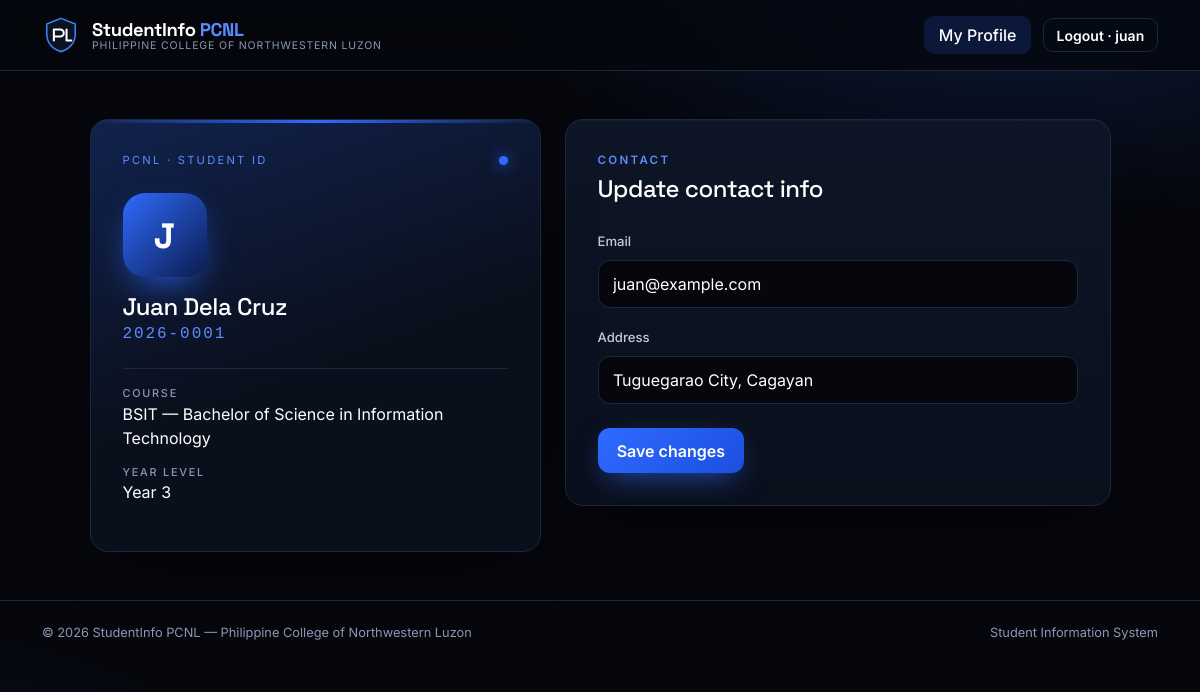
The app's page /profile.php (signed in) with its own data.
### tables this page shows
CREATE TABLE students (
    id INT AUTO_INCREMENT PRIMARY KEY,
    user_id INT NOT NULL UNIQUE,
    student_no VARCHAR(9) NOT NULL UNIQUE,
    full_name VARCHAR(100) NOT NULL,
    email VARCHAR(100) NOT NULL UNIQUE,
    course_id INT NOT NULL,
    year_level TINYINT NOT NULL,
    address VARCHAR(200) NULL,
    FOREIGN KEY (user_id) REFERENCES users(id) ON DELETE CASCADE,
    FOREIGN KEY (course_id) REFERENCES courses(id)
);

CREATE TABLE courses (
    id INT AUTO_INCREMENT PRIMARY KEY,
    code VARCHAR(10) NOT NULL UNIQUE,
    name VARCHAR(100) NOT NULL
);

### config.php (called while the page is built, shortened)
<?php
function e($text): string
{
    return htmlspecialchars((string) $text, ENT_QUOTES, 'UTF-8');
}
function is_admin(): bool
{
    return ($_SESSION['role'] ?? '') === 'admin';
}

### profile.php (the view, shortened to what this page needs)
<?php
require 'config.php';
$stmt = $db->prepare('SELECT s.*, c.code, c.name AS course_name FROM students s JOIN courses c ON s.course_id = c.id WHERE s.user_id = ?');
$stmt->execute([$_SESSION['user_id']]);
$s = $stmt->fetch() ?: redirect('logout.php');
$initials = strtoupper(mb_substr($s['full_name'], 0, 1));
$page = 'profile'; $title = 'My Profile';
include 'header.php';
?>
<div class="row g-4 justify-content-center">
    <div class="col-lg-5">
        <div class="pcnl-card id-card">
            <div class="id-top"><span>PCNL · Student ID</span><span class="dot"></span></div>
            <div class="avatar"><?= e($initials) ?></div>
            <h2 class="h4 mt-3 mb-0"><?= e($s['full_name']) ?></h2>
            <p class="id-no"><?= e($s['student_no']) ?></p>
            <dl class="id-list">
                <dt>Course</dt><dd><?= e($s['code']) ?> — <?= e($s['course_name']) ?></dd>
                <dt>Year Level</dt><dd>Year <?= (int) $s['year_level'] ?></dd>
            </dl>
        </div>
    </div>
    <div class="col-lg-6">
        <div class="pcnl-card">
            <p class="eyebrow">Contact</p>
            <h2 class="h4 mb-4">Update contact info</h2>
            <form method="post">
                <div class="mb-3">
                    <label class="form-label">Email</label>
                    <input type="email" name="email" class="form-control" value="<?= e($s['email']) ?>" required maxlength="100">
                </div>
                <div class="mb-4">
                    <label class="form-label">Address</label>
                    <input type="text" name="address" class="form-control" value="<?= e($s['address']) ?>" maxlength="200">
                </div>
                <button type="submit" class="btn btn-pcnl">Save changes</button>
            </form>
        </div>
    </div>
</div>
<?php include 'footer.php'; ?>

### header.php (shortened to what this page needs)
<?php
$page  = $page  ?? '';
$logged = isset($_SESSION['user_id']);
?>
<!DOCTYPE html>
<html lang="en">
<head>
    <link href="https://cdn.jsdelivr.net/npm/bootstrap@5.3.3/dist/css/bootstrap.min.css" rel="stylesheet">
    <link href="style.css" rel="stylesheet">
</head>
<body>
<nav class="navbar navbar-expand-md pcnl-nav sticky-top">
    <div class="container">
        <a class="navbar-brand pcnl-brand" href="index.php">
            <span><strong>StudentInfo <em>PCNL</em></strong><small><?= APP_SCHOOL ?></small></span>
        </a>
        <div class="collapse navbar-collapse" id="menu">
            <ul class="navbar-nav ms-auto align-items-md-center gap-md-1">
            <?php if ($logged): ?>
                <?php if (is_admin()): ?>
                    <li class="nav-item"><a class="nav-link <?= $page === 'students' ? 'active' : '' ?>" href="students.php">Students</a></li>
                    <li class="nav-item"><a class="nav-link <?= $page === 'add' ? 'active' : '' ?>" href="student_form.php">Add Student</a></li>
                <?php else: ?>
                    <li class="nav-item"><a class="nav-link <?= $page === 'profile' ? 'active' : '' ?>" href="profile.php">My Profile</a></li>
                <?php endif; ?>
                <li class="nav-item ms-md-2"><a class="btn btn-pcnl-outline btn-sm" href="logout.php">Logout · <?= e($_SESSION['username']) ?></a></li>
            <?php else: ?>
                <li class="nav-item"><a class="nav-link <?= $page === 'login' ? 'active' : '' ?>" href="login.php">Login</a></li>
                <li class="nav-item ms-md-2"><a class="btn btn-pcnl btn-sm" href="register.php">Register</a></li>
            <?php endif; ?>
            </ul>
        </div>
    </div>
</nav>
<main class="container py-5">

### footer.php (shortened to what this page needs)
</main>
<footer class="pcnl-footer">
    <div class="container d-flex flex-column flex-md-row justify-content-between gap-1">
        <span>© <?= date('Y') ?> <?= APP_NAME ?> — <?= APP_SCHOOL ?></span>
        <span>Student Information System</span>
    </div>
</footer>
</body>
</html>

### style.css (style rules this page uses)
:root { --black: #05070d; --ink: #0a0f1c; --panel: #0e1526; --line: #1c2740; --blue: #2f6bff; --blue-soft: #5b8cff; --white: #ffffff; --muted: #8b97b3; --radius: 18px; }
html, body { min-height: 100%; }
body { font-family: 'Inter', system-ui, sans-serif; color: var(--white); background: radial-gradient(900px 500px at 85% -10%, rgba(47,107,255,.22), transparent 60%), radial-gradient(700px 420px at -10% 110%, rgba(47,107,255,.14), transparent 60%), var(--black); background-attachment: fixed; display: flex; flex-direction: column; }
main { flex: 1; }
h1, h2, h3, h4, .h3, .h4, .pcnl-brand strong { font-family: 'Space Grotesk', 'Inter', sans-serif; letter-spacing: -.02em; }
a { color: var(--blue-soft); text-decoration: none; }
.pcnl-nav { background: rgba(5,7,13,.78); backdrop-filter: blur(14px); border-bottom: 1px solid var(--line); padding: .7rem 0; }
.pcnl-brand { display: flex; align-items: center; gap: .75rem; color: var(--white) !important; }
.pcnl-brand span { display: flex; flex-direction: column; line-height: 1.15; }
.pcnl-brand strong { font-size: 1.15rem; }
.pcnl-brand em { font-style: normal; color: var(--blue-soft); }
.pcnl-brand small { font-size: .66rem; color: var(--muted); letter-spacing: .08em; text-transform: uppercase; }
.pcnl-nav .nav-link { color: #c3cbe0; font-weight: 500; border-radius: 10px; padding: .45rem .9rem !important; }
.pcnl-nav .nav-link:hover, .pcnl-nav .nav-link.active { color: var(--white); background: rgba(47,107,255,.16); }
.pcnl-card { background: linear-gradient(180deg, var(--panel), var(--ink)); border: 1px solid var(--line); border-radius: var(--radius); padding: 2rem; box-shadow: 0 24px 60px -30px rgba(0,0,0,.9), inset 0 1px 0 rgba(255,255,255,.04); }
.auth-card::before, .id-card::before { content: ''; position: absolute; inset: 0 0 auto 0; height: 3px; background: linear-gradient(90deg, transparent, var(--blue), transparent); }
.eyebrow { color: var(--blue-soft); font-size: .72rem; font-weight: 600; letter-spacing: .2em; text-transform: uppercase; margin-bottom: .35rem; }
.form-label { font-size: .82rem; font-weight: 500; color: #c3cbe0; }
.form-control, .form-select { background-color: var(--black); color: var(--white); border: 1px solid var(--line); border-radius: 12px; padding: .7rem .9rem; }
.form-control::placeholder { color: #4d5a78; }
.btn { border-radius: 12px; font-weight: 600; padding: .65rem 1.2rem; transition: all .2s ease; }
.btn-sm { padding: .35rem .8rem; border-radius: 10px; }
.btn-pcnl { color: var(--white); background: linear-gradient(135deg, var(--blue), #1b4fe0); border: 0; box-shadow: 0 10px 30px -10px rgba(47,107,255,.8); }
.btn-pcnl-outline { color: var(--white); background: transparent; border: 1px solid var(--line); }
.id-card { position: relative; overflow: hidden; background: linear-gradient(160deg, #11224d 0%, var(--ink) 55%); }
.id-top { display: flex; justify-content: space-between; align-items: center; font-size: .7rem; letter-spacing: .2em; text-transform: uppercase; color: var(--blue-soft); }
.id-top .dot { width: 9px; height: 9px; border-radius: 50%; background: var(--blue); box-shadow: 0 0 14px var(--blue); }
.avatar { width: 84px; height: 84px; margin-top: 1.5rem; display: grid; place-items: center; border-radius: 22px; font: 700 2.2rem 'Space Grotesk'; background: linear-gradient(135deg, var(--blue), #0b1b4d); box-shadow: 0 14px 34px -10px rgba(47,107,255,.8); }
.id-no { font-family: ui-monospace, monospace; color: var(--blue-soft); letter-spacing: .12em; }
.id-list { margin: 1.4rem 0 0; border-top: 1px solid var(--line); padding-top: 1rem; }
.id-list dt { font-size: .68rem; letter-spacing: .16em; text-transform: uppercase; color: var(--muted); font-weight: 500; }
.id-list dd { margin: 0 0 .9rem; }
.pcnl-footer { border-top: 1px solid var(--line); padding: 1.4rem 0; color: var(--muted); font-size: .8rem; }

### records on screen
students: full_name "J", full_name "Juan Dela Cruz", student_no "2026-0001", course.code "BSIT", course.name "Bachelor of Science in Information Technology", year_level "3", email "juan@example.com", address "Tuguegarao City, Cagayan"

### other values on screen
APP_SCHOOL "PHILIPPINE COLLEGE OF NORTHWESTERN LUZON"
$_SESSION['username'] "juan"
APP_NAME "StudentInfo PCNL"
APP_SCHOOL "Philippine College of Northwestern Luzon"
